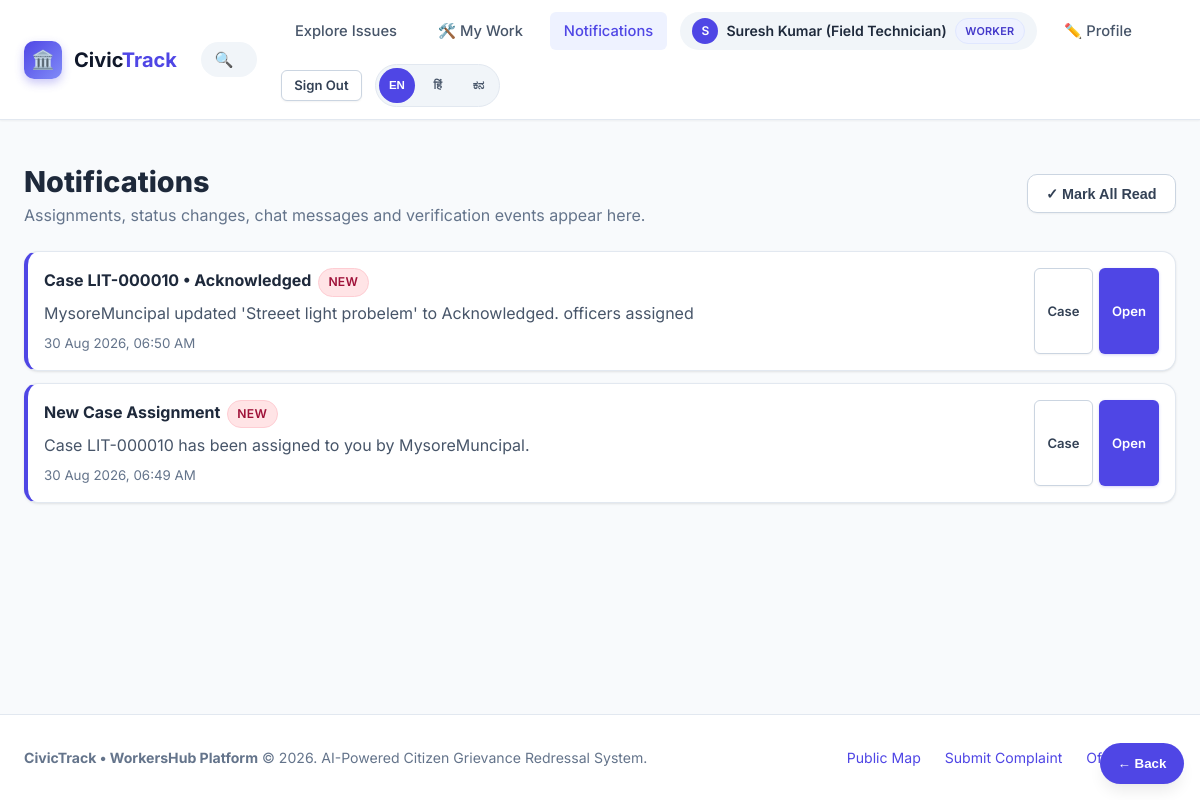
The app's page /notifications (signed in), older data.
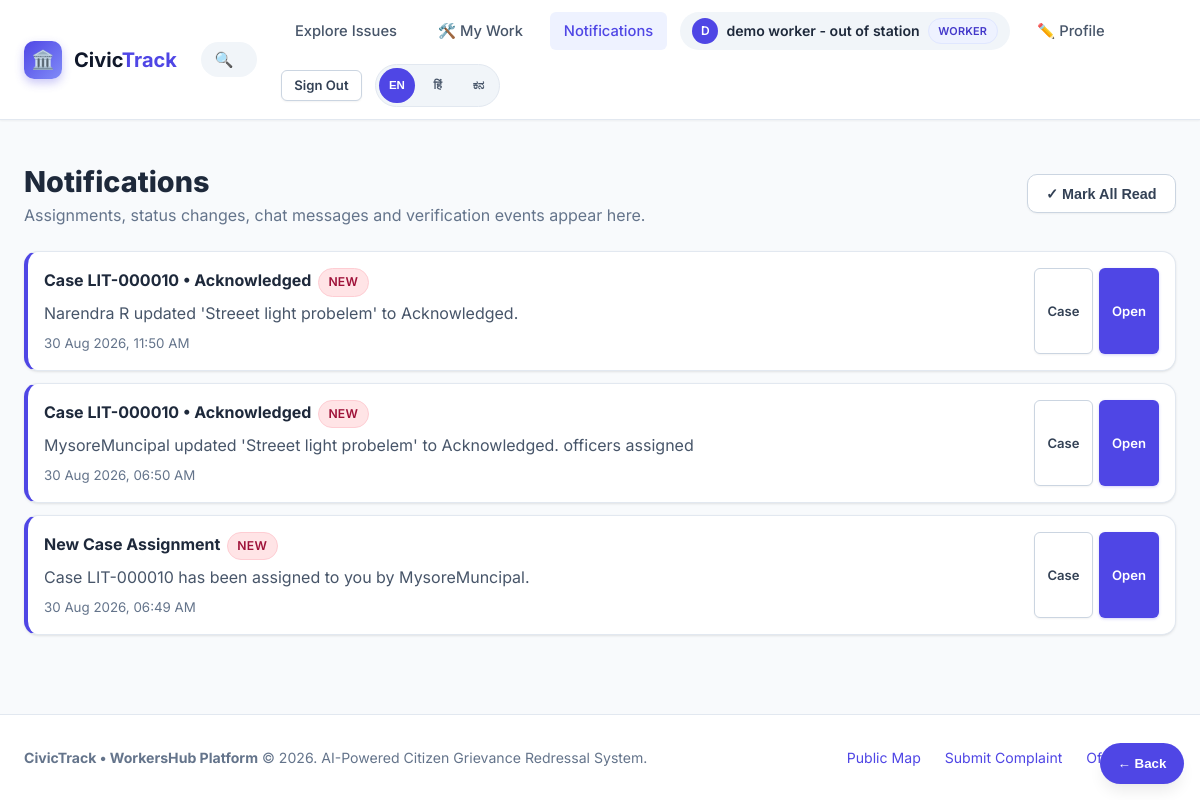
The same page, newer data.
### models.py (models this page shows, shortened)
class User(UserMixin, db.Model):
    __tablename__ = "users"
    id = db.Column(db.Integer, primary_key=True)
    name = db.Column(db.String(120), nullable=False)
    email = db.Column(db.String(160), unique=True, nullable=False, index=True)
    password_hash = db.Column(db.String(255), nullable=False)
    role = db.Column(db.String(20), nullable=False, default="citizen")  # citizen | authority | worker | admin
    phone = db.Column(db.String(20), nullable=True)
    state = db.Column(db.String(100), nullable=True)
    district = db.Column(db.String(100), nullable=True)
    city_town = db.Column(db.String(120), nullable=True)
    department = db.Column(db.String(100), nullable=True)  # For authority/worker: e.g. Roads, Sanitation
    profile_photo = db.Column(db.String(255), nullable=True)
    is_verified = db.Column(db.Boolean, nullable=False, default=False)
    created_at = db.Column(db.DateTime, default=datetime.utcnow)
    reported_issues = db.relationship("Issue", backref="reporter", lazy="dynamic",
                                      foreign_keys="Issue.reporter_id")
    assigned_issues = db.relationship("Issue", backref="assignee", lazy="dynamic",
                                      foreign_keys="Issue.assigned_to_id")
    assignments = db.relationship("IssueAssignment", backref="user", lazy="dynamic",
                                  foreign_keys="IssueAssignment.user_id", cascade="all, delete-orphan")
    chat_messages = db.relationship("ChatMessage", backref="sender", lazy="dynamic",
                                    foreign_keys="ChatMessage.user_id", cascade="all, delete-orphan")
    upvotes = db.relationship("Upvote", backref="user", lazy="dynamic", cascade="all, delete-orphan")
    notifications = db.relationship("Notification", backref="user", lazy="dynamic", cascade="all, delete-orphan")
    @property
    def is_admin(self):
        return self.role == "admin"

class Notification(db.Model):
    __tablename__ = "notifications"
    id = db.Column(db.Integer, primary_key=True)
    user_id = db.Column(db.Integer, db.ForeignKey("users.id"), nullable=False)
    issue_id = db.Column(db.Integer, db.ForeignKey("issues.id"), nullable=False)
    title = db.Column(db.String(120), nullable=False, default="Status Update")
    message = db.Column(db.String(255), nullable=False)
    is_read = db.Column(db.Boolean, default=False)
    created_at = db.Column(db.DateTime, default=datetime.utcnow)
    issue = db.relationship("Issue")

### app.py (the view)
@app.route("/notifications")
@login_required
def notifications():
    items = (
        Notification.query.filter_by(user_id=current_user.id)
        .order_by(Notification.created_at.desc())
        .all()
    )
    return render_template("notifications.html", items=items)

### app.py (called while the page is built)
@login_manager.user_loader
def load_user(user_id):
    return User.query.get(int(user_id))

@app.context_processor
def inject_global_data():
    unread_notifications_count = 0
    if current_user.is_authenticated:
        unread_notifications_count = Notification.query.filter_by(
            user_id=current_user.id, is_read=False
        ).count()
    return {
        "unread_notifications_count": unread_notifications_count,
        "CATEGORIES": Config.CATEGORIES,
        "STATUSES": Config.STATUSES,
        "PRIORITIES": Config.PRIORITIES,
        "current_year": datetime.utcnow().year,
    }

### templates/notifications.html (shortened to what this page needs)
{% extends "base.html" %}
{% block content %}
<div style="display:flex;justify-content:space-between;align-items:center;margin-bottom:1.5rem"><div><h1 style="font-size:1.8rem;font-weight:800">Notifications</h1><p style="color:var(--slate-500)">Assignments, status changes, chat messages and verification events appear here.</p></div><form method="POST" action="{{ url_for('notifications_read_all') }}"><button class="btn btn-secondary">✓ Mark All Read</button></form></div>
<div style="display:flex;flex-direction:column;gap:.75rem">{% for item in items %}<div class="card" style="padding:1rem;border-left:4px solid {% if item.is_read %}var(--slate-300){% else %}var(--primary-600){% endif %}"><div style="display:flex;justify-content:space-between;gap:1rem"><div><b>{{ item.title }}</b>{% if not item.is_read %}<span class="badge badge-priority-urgent" style="margin-left:.4rem">NEW</span>{% endif %}<p style="margin:.3rem 0;color:var(--slate-600)">{{ item.message }}</p><small style="color:var(--slate-500)">{{ item.created_at.strftime('%d %b %Y, %I:%M %p') }}</small></div><div style="display:flex;gap:.4rem">{% if item.issue_id %}<a class="btn btn-sm btn-secondary" href="{{ url_for('issue_detail',issue_id=item.issue_id) }}">Case</a><a class="btn btn-sm btn-primary" href="{{ url_for('notification_read',notification_id=item.id) }}">Open</a>{% endif %}</div></div></div>{% else %}<div class="card" style="text-align:center;padding:3rem;color:var(--slate-500)">You are all caught up.</div>{% endfor %}</div>
{% endblock %}

### templates/base.html (shortened to what the changed rows need)
<!DOCTYPE html>
<html lang="en">
<head>
  <link rel="stylesheet" href="https://unpkg.com/leaflet@1.9.4/dist/leaflet.css" />
  <link rel="stylesheet" href="{{ url_for('static', filename='css/style.css') }}">
</head>
<body>
  <nav class="navbar">
    <div class="nav-container">
      <ul class="nav-menu">
        {% if current_user.is_authenticated %}
          {% if current_user.is_admin %}
            <li>
              <a href="{{ url_for('admin_panel') }}" class="nav-link {% if request.endpoint == 'admin_panel' %}active{% endif %}" data-i18n="navAdmin">
                ⚙️ Admin
              </a>
            </li>
          {% elif current_user.role == 'worker' %}
            <li><a href="{{ url_for('dashboard') }}" class="nav-link">🛠️ My Work</a></li>
          {% elif current_user.is_authority %}
            <li><a href="{{ url_for('dashboard') }}" class="nav-link">⚙️ Authority Queue</a></li>
            <li><a href="{{ url_for('authority_history') }}" class="nav-link">📚 History</a></li>
          {% else %}
            <li><a href="{{ url_for('my_reports') }}" class="nav-link">📋 My Active Reports</a></li>
            <li><a href="{{ url_for('client_history') }}" class="nav-link">📚 My History</a></li>
          {% endif %}
          <li>
            <a href="{{ url_for('notifications') }}" class="nav-link {% if request.endpoint == 'notifications' %}active{% endif %}" data-i18n="notifications">
            </a>
          </li>
          <li>
            <div class="user-pill">
              {% if current_user.profile_photo %}
                <img src="{{ url_for('static', filename='uploads/' + current_user.profile_photo) }}" alt="{{ current_user.name }}" class="user-avatar small-user-avatar">
              {% else %}
                <span class="user-avatar">{{ current_user.name[0] | upper }}</span>
              {% endif %}
              <span>{{ current_user.name }}</span>
              <span class="badge {% if current_user.role == 'worker' %}badge-acknowledged{% elif current_user.is_admin %}badge-priority-urgent{% else %}badge-acknowledged{% endif %}" style="font-size: 0.68rem;">
                {{ current_user.role }}
              </span>
            </div>
          </li>
          <li>
            <a href="{{ url_for('profile_edit') }}" class="nav-link {% if request.endpoint == 'profile_edit' %}active{% endif %}" title="Edit your profile">
              ✏️ Profile
            </a>
          </li>
          <li>
            <a href="{{ url_for('logout') }}" class="btn btn-sm btn-secondary" data-i18n="navSignOut">
            </a>
          </li>
        {% endif %}
      </ul>
    </div>
  </nav>
  <main class="main-content">
    {% block content %}{% endblock %}
  </main>
</body>
</html>

Row changes from the older to the newer data that the page shows:
changed User "WORKER": name "S" → "D"; name "Suresh Kumar (Field Technician)" → "demo worker - out of station"
added Notification: title "Case LIT-000010 • Acknowledged", is_read "NEW", message "Narendra R updated 'Streeet light probelem' to Acknowledged.", created_at "30 Aug 2026, 11:50 AM"
